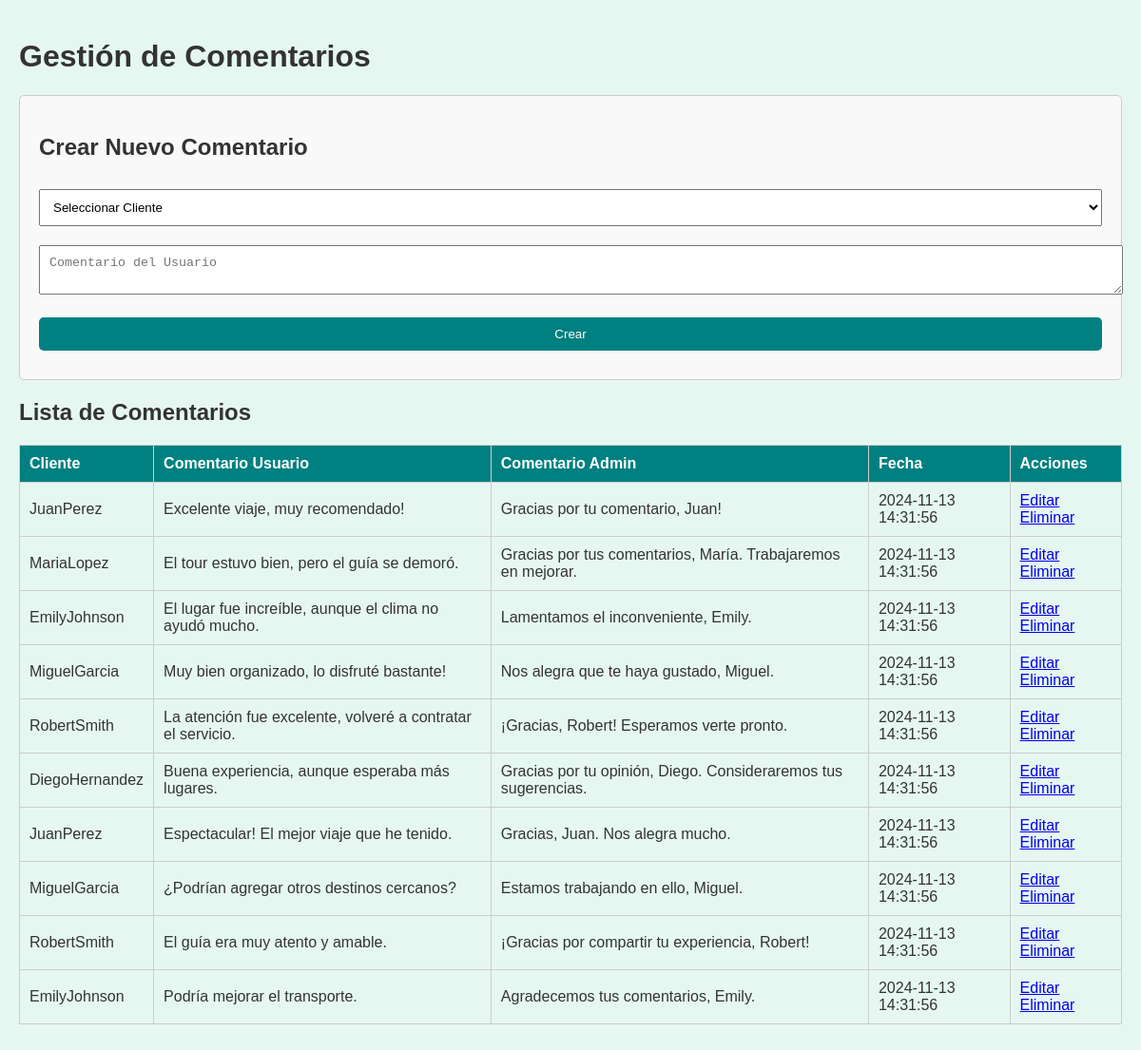
/comentario-cli.php, run on the app's committed database.
### tables this page shows
CREATE TABLE `comentarios` (
  `id` int NOT NULL,
  `id_cliente` int DEFAULT NULL,
  `comentario_usuario` text NOT NULL,
  `comentario_admin` text,
  `fecha_comentario` timestamp NULL DEFAULT CURRENT_TIMESTAMP
);

CREATE TABLE `clientes` (
  `id` int NOT NULL,
  `rol` enum('admin','usuario','guia') NOT NULL,
  `nombre_usuario` varchar(50) NOT NULL,
  `correo` varchar(100) NOT NULL,
  `contrasena` varchar(255) NOT NULL
);

### comentario-cli.php (the view, shortened to what this page needs)
<?php
include 'conexion.php';
$result = $conn->query("SELECT c.*, cl.nombre_usuario
                        FROM comentarios c
                        LEFT JOIN clientes cl ON c.id_cliente = cl.id");
?>
<!DOCTYPE html>
<html lang="es">
<head>
</head>
<body>
<h1>Gestión de Comentarios</h1>
<div class="form-container">
    <h2>Crear Nuevo Comentario</h2>
    <form method="POST" action="">
        <select name="id_cliente" required>
            <option value="">Seleccionar Cliente</option>
        </select>
        <textarea name="comentario_usuario" placeholder="Comentario del Usuario" required></textarea>
        <button type="submit" name="create">Crear</button>
    </form>
</div>
<h2>Lista de Comentarios</h2>
<table>
    <tr>
        <th>Cliente</th>
        <th>Comentario Usuario</th>
        <th>Comentario Admin</th>
        <th>Fecha</th>
        <th>Acciones</th>
    </tr>
    <?php while ($row = $result->fetch_assoc()): ?>
    <tr>
        <td><?php echo $row['nombre_usuario']; ?></td>
        <td><?php echo $row['comentario_usuario']; ?></td>
        <td><?php echo $row['comentario_admin'] ? $row['comentario_admin'] : "Sin respuesta"; ?></td>
        <td><?php echo $row['fecha_comentario']; ?></td>
        <td>
            <a href="?edit=<?php echo $row['id']; ?>">Editar</a>
            <a href="?delete=<?php echo $row['id']; ?>" onclick="return confirm('¿Seguro que deseas eliminar este comentario?');">Eliminar</a>
        </td>
    </tr>
    <?php endwhile; ?>
</table>
</body>
</html>

### comentario-cli.php (style rules this page uses)
body { font-family: Arial, sans-serif; background-color: #e6f7f2; color: #333; margin: 0; padding: 20px; }
table { width: 100%; border-collapse: collapse; margin-bottom: 20px; }
table, th, td { border: 1px solid #ccc; }
th, td { padding: 10px; text-align: left; }
th { background-color: #008080; color: white; }
button { background-color: #008080; color: white; border: none; padding: 10px 15px; cursor: pointer; border-radius: 5px; }
.form-container { background-color: #f9f9f9; padding: 20px; border: 1px solid #ccc; border-radius: 5px; margin-bottom: 20px; }
.form-container input, .form-container textarea, .form-container select, .form-container button { width: 100%; margin: 10px 0; padding: 10px; }

### data on the page
comentarios: id_cliente.nombre_usuario "JuanPerez", comentario_usuario "Excelente viaje, muy recomendado!", comentario_admin "Gracias por tu comentario, Juan!", fecha_comentario "2024-11-13 14:31:56"
comentarios: id_cliente.nombre_usuario "MariaLopez", comentario_usuario "El tour estuvo bien, pero el guía se demoró.", comentario_admin "Gracias por tus comentarios, María. Trabajaremos en mejorar.", fecha_comentario "2024-11-13 14:31:56"
comentarios: id_cliente.nombre_usuario "EmilyJohnson", comentario_usuario "El lugar fue increíble, aunque el clima no ayudó mucho.", comentario_admin "Lamentamos el inconveniente, Emily.", fecha_comentario "2024-11-13 14:31:56"
comentarios: id_cliente.nombre_usuario "MiguelGarcia", comentario_usuario "Muy bien organizado, lo disfruté bastante!", comentario_admin "Nos alegra que te haya gustado, Miguel.", fecha_comentario "2024-11-13 14:31:56"
comentarios: id_cliente.nombre_usuario "RobertSmith", comentario_usuario "La atención fue excelente, volveré a contratar el servicio.", comentario_admin "¡Gracias, Robert! Esperamos verte pronto.", fecha_comentario "2024-11-13 14:31:56"
comentarios: id_cliente.nombre_usuario "DiegoHernandez", comentario_usuario "Buena experiencia, aunque esperaba más lugares.", comentario_admin "Gracias por tu opinión, Diego. Consideraremos tus sugerencias.", fecha_comentario "2024-11-13 14:31:56"
comentarios: id_cliente.nombre_usuario "JuanPerez", comentario_usuario "Espectacular! El mejor viaje que he tenido.", comentario_admin "Gracias, Juan. Nos alegra mucho.", fecha_comentario "2024-11-13 14:31:56"
comentarios: id_cliente.nombre_usuario "MiguelGarcia", comentario_usuario "¿Podrían agregar otros destinos cercanos?", comentario_admin "Estamos trabajando en ello, Miguel.", fecha_comentario "2024-11-13 14:31:56"
comentarios: id_cliente.nombre_usuario "RobertSmith", comentario_usuario "El guía era muy atento y amable.", comentario_admin "¡Gracias por compartir tu experiencia, Robert!", fecha_comentario "2024-11-13 14:31:56"
comentarios: id_cliente.nombre_usuario "EmilyJohnson", comentario_usuario "Podría mejorar el transporte.", comentario_admin "Agradecemos tus comentarios, Emily.", fecha_comentario "2024-11-13 14:31:56"
